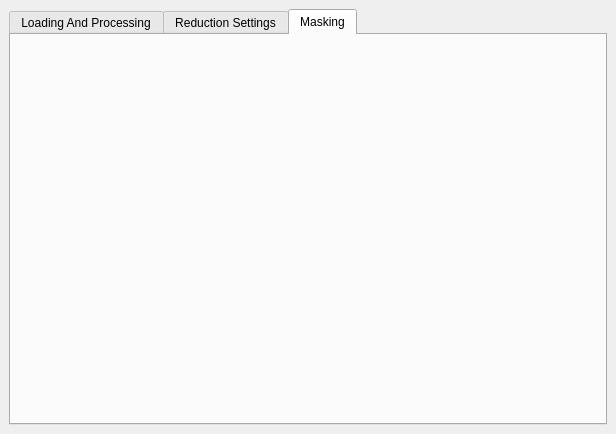
<?xml version="1.0" encoding="UTF-8"?>
<ui version="4.0">
 <class>WindowSansAnsto</class>
 <widget class="QMainWindow" name="WindowSansAnsto">
  <property name="geometry">
   <rect>
    <x>0</x>
    <y>0</y>
    <width>616</width>
    <height>434</height>
   </rect>
  </property>
  <property name="windowTitle">
   <string>ANSTO Sans</string>
  </property>
  <widget class="QWidget" name="widgetMainRow">
   <layout class="QVBoxLayout" name="layoutBase">
    <item>
     <widget class="QTabWidget" name="tabs">
      <property name="currentIndex">
       <number>2</number>
      </property>
      <widget class="QWidget" name="processing">
       <attribute name="title">
        <string>Loading And Processing</string>
       </attribute>
      </widget>
      <widget class="QWidget" name="settings">
       <attribute name="title">
        <string>Reduction Settings</string>
       </attribute>
      </widget>
      <widget class="QWidget" name="masking">
       <attribute name="title">
        <string>Masking</string>
       </attribute>
      </widget>
     </widget>
    </item>
   </layout>
  </widget>
 </widget>
 <resources/>
 <connections/>
</ui>
